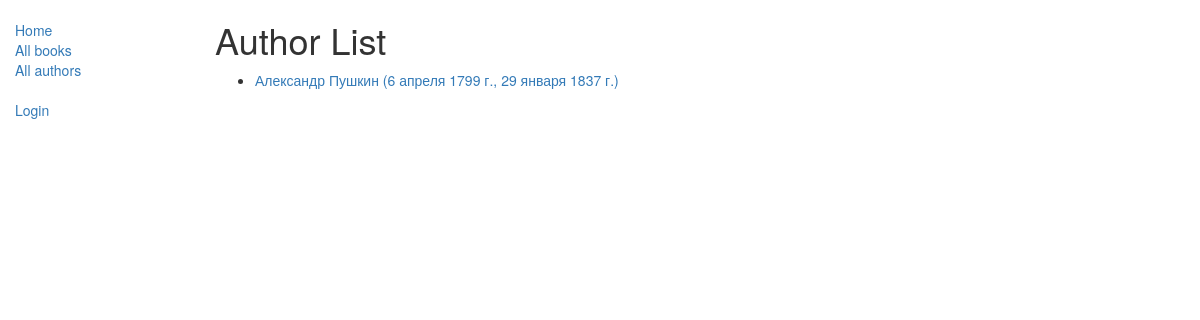
Page /catalog/authors/ on the earlier database version.
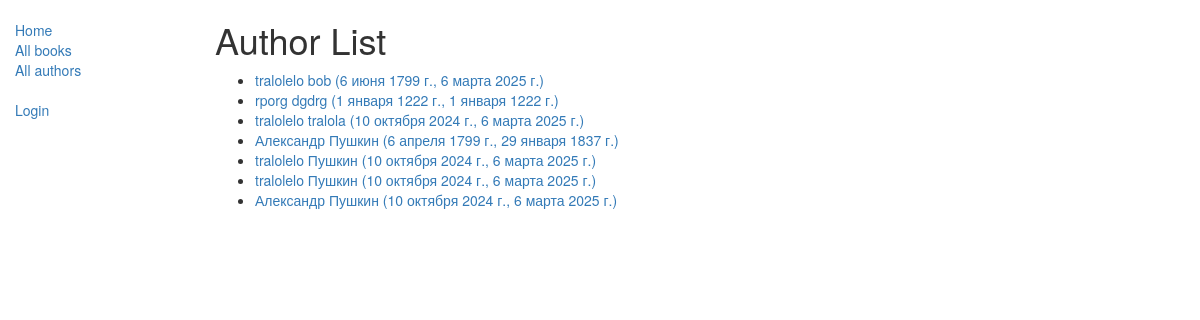
Same page on the later database version.
### catalog/models.py (models this page shows, shortened)
class Author(models.Model):
    first_name = models.CharField(max_length=100)
    last_name = models.CharField(max_length=100)
    date_of_birth = models.DateField(null=True, blank=True)
    date_of_death = models.DateField('died', null=True, blank=True)
    def get_absolute_url(self):
        return reverse('author-detail', args=[str(self.id)])
    class Meta:
        ordering = ['last_name']

### catalog/views.py (the view)
class AuthorListView(generic.ListView):
    model = Author
    context_object_name = 'author_list'  # ваше собственное имя переменной контекста в шаблоне
    template_name = 'book/my_arbitrary_template_name_list.html'  # Определение имени вашего шаблона и его расположения
    paginate_by = 10

### catalog/templates/catalog/author_list.html
{% extends "base_generic.html" %}
{% block content %}
    <h1>Author List</h1>
    {% if author_list %}
    <ul>
      {% for author in author_list %}
      <li>
        <a href="{{ author.get_absolute_url }}">{{ author.first_name}} {{author.last_name}} ({{author.date_of_birth}}, {{author.date_of_death}})</a>
      </li>
      {% endfor %}
    </ul>
    {% else %}
      <p>There are no books dfs in the абоабаобаоабаоа library.</p>
    {% endif %}
{% endblock  %}

### catalog/templates/base_generic.html (shortened to what this page needs)
<!doctype html>
<html lang="en">
<head>
    <link
            rel="stylesheet"
            href="https://maxcdn.bootstrapcdn.com/bootstrap/3.3.7/css/bootstrap.min.css"/>
    {% load static %}
    <link rel="stylesheet" href="{% static 'css/styles.css' %}"/>
</head>
<body>
<div class="container-fluid">
    <div class="row">
        <div class="col-sm-2">
            {% block sidebar %}
            <ul class="sidebar-nav">
                <li><a href="{% url 'index' %}">Home</a></li>
                <li><a href="{% url 'books' %}">All books</a></li>
                <li><a href="{% url 'authors' %}">All authors</a></li>
                <ul class="sidebar-nav">
                    {% if user.is_authenticated %}
                    <li>User: {{ user.get_username }}</li>
                    <form method="post" action="{% url 'logout' %}">
                        <li><a href="{% url 'my-borrowed' %}">My Borrowed</a></li>
                        {% csrf_token %}
                        <input type="hidden" name="next" value="{{ request.path }}">
                        <button type="submit">Выйти</button>
                    </form>
                    <br>
                    {% else %}
                    <li><a href="{% url 'login'%}?next={{request.path}}">Login</a></li>
                    {%endif%}
                </ul>
            </ul>
            {% endblock %}
        </div>
        <div class="col-sm-10 ">{% block content %}{% endblock %}
        </div>
    </div>
</div>
</body>
</html>

### catalog/static/css/styles.css (style rules this page uses)
.sidebar-nav { margin-top: 20px; padding: 0; list-style: none; }

Differences in the rows shown:
added Author: first_name "tralolelo", last_name "bob", date_of_birth "6 июня 1799 г.", date_of_death "6 марта 2025 г."
added Author: first_name "rporg", last_name "dgdrg", date_of_birth "1 января 1222 г.", date_of_death "1 января 1222 г."
added Author: first_name "tralolelo", last_name "tralola", date_of_birth "10 октября 2024 г.", date_of_death "6 марта 2025 г."
added Author: first_name "tralolelo", last_name "Пушкин", date_of_birth "10 октября 2024 г.", date_of_death "6 марта 2025 г."
added Author: first_name "tralolelo", last_name "Пушкин", date_of_birth "10 октября 2024 г.", date_of_death "6 марта 2025 г."
added Author: first_name "Александр", last_name "Пушкин", date_of_birth "10 октября 2024 г.", date_of_death "6 марта 2025 г."
